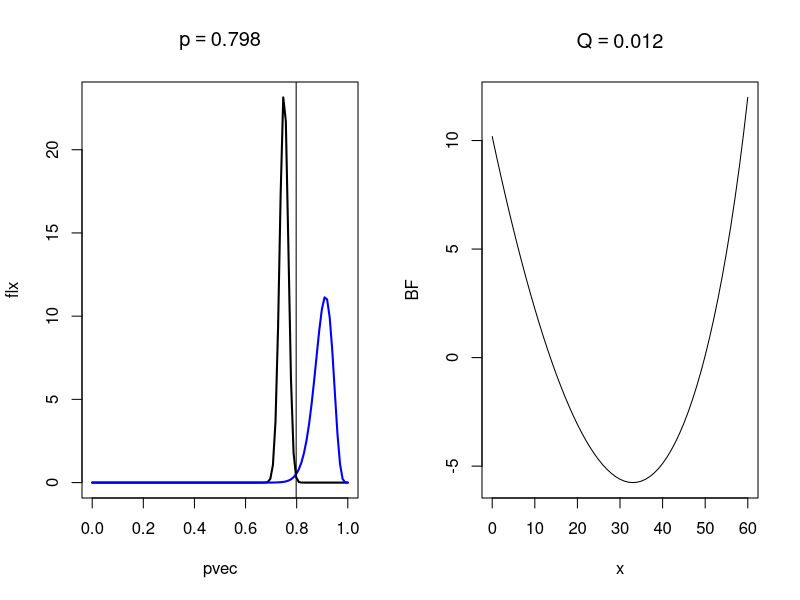

The R script that drew this image:


#! CHANGE DIRECTORY TO WHEREEVER FILE SHOULD BE WRITTEN, e.g. C:\My Documents\Dropbox\... !#
setwd("C:/Users/lhund/Dropbox/PROJECTS/LQAS/SensSpec/pics")

#pl, pu are lower and upper thresholds
#rhol, rhou are lower and upper icc - either constant, or beta prior parameters, parameterized in terms of mean and overdispersion
#n is total sample size, m is number per cluster, k is number of clusters; must specify 2 of the 3
#nsim is number of simulations to base output on


library(VGAM)
plotQ <- function(pl=NULL, pu=NULL, rhol=NULL, rhou=NULL, n=NULL, m=NULL, k=NULL, nsim=1000) {

	if(is.null(pl) == T | is.null(pu) == T | is.null(rhol) == T | is.null(rhou) == T) 
		stop("Must specify ps and rhos")
	if(is.null(n) == T) n <- m*k
	if(is.null(k) == T) k <- n/m
	if(is.null(m) == T) m <- n/k

	psi	<- function(rho) (m-1)*rho/(m*k-1)

	par(mfrow=c(1,2))
	
	pvec 	<- seq(0, 1, length=100)

	#calculate Q and pcut
	if(length(rhol) == 1 & length(rhou) == 1){
		fixrho	<- TRUE
		psil 	<- psi(rhol)
		psiu 	<- psi(rhou)

		plx 	<- pbeta(pvec, pl*(1/psil - 1), (1-pl)*(1/psil - 1))
		pux 	<- pbeta(pvec, pu*(1/psiu - 1), (1-pu)*(1/psiu - 1))

		flx 	<- dbeta(pvec, pl*(1/psil - 1), (1-pl)*(1/psil - 1))
		fux 	<- dbeta(pvec, pu*(1/psiu - 1), (1-pu)*(1/psiu - 1))
	}
	if(length(rhol) > 1 & length(rhou) > 1){
		fixrho 	<- FALSE
		rhotempl	<- rbeta(nsim, rhol[1]*(1/rhol[2] -1), (1-rhol[1])*(1/rhol[2] -1))
		rhotempu	<- rbeta(nsim, rhou[1]*(1/rhou[2] -1), (1-rhou[1])*(1/rhou[2] -1))
		psil 	<- psi(rhotempl)
		psiu 	<- psi(rhotempu)

		rlx 	<- rbeta(nsim, pl*(1/psil - 1), (1-pl)*(1/psil - 1))
		rux 	<- rbeta(nsim, pu*(1/psiu - 1), (1-pu)*(1/psiu - 1))

		plx	<- sapply(pvec, function(pp) length(which(rlx < pp))/nsim)
		pux	<- sapply(pvec, function(pp) length(which(rux < pp))/nsim)
	}
	Qvec 	<- 1-plx + pux
	Q	<-round(min(Qvec), digits=3)
	pcut 	<- round(pvec[which(Qvec == min(Qvec))], digits=3)
	#plot pdist
	if(fixrho==T){
		plot(pvec, flx, lwd=2, type="l", main=bquote(p ==.(pcut)))
		lines(pvec, fux, col="blue", lwd=2)
	} else{
		plot(density(rlx), xlim=c(0,1), main=bquote(p ==.(pcut)), lwd=2)
		lines(density(rux), col="blue", lwd=2)
	}
	abline(v=pcut)
	#plot BF vs x
	if(fixrho==T)
		bf 	<- function(x) (dbetabinom(x, n, pu, psiu, log=T) - dbetabinom(x, n, pl, psil, log=T))
	if(fixrho==F)
		bf 	<- function(x) mean(sapply(1:nsim, function(tt) (dbetabinom(x, n, pu, psiu[tt], log=T) - dbetabinom(x, n, pl, psil[tt], log=T))))
	x 	<- 0:n
	plot(x, sapply(x, bf), type="l", main=bquote(Q==.(Q)), ylab="BF")
}

#output is graph of ple and pue, as well as bayes factor as a function of x
png("bffig.png", height=480, width=2*480)
plotQ(pl=.75, pu=.9, rhol=.01, rhou=.1, n=60, m=10)
dev.off()
